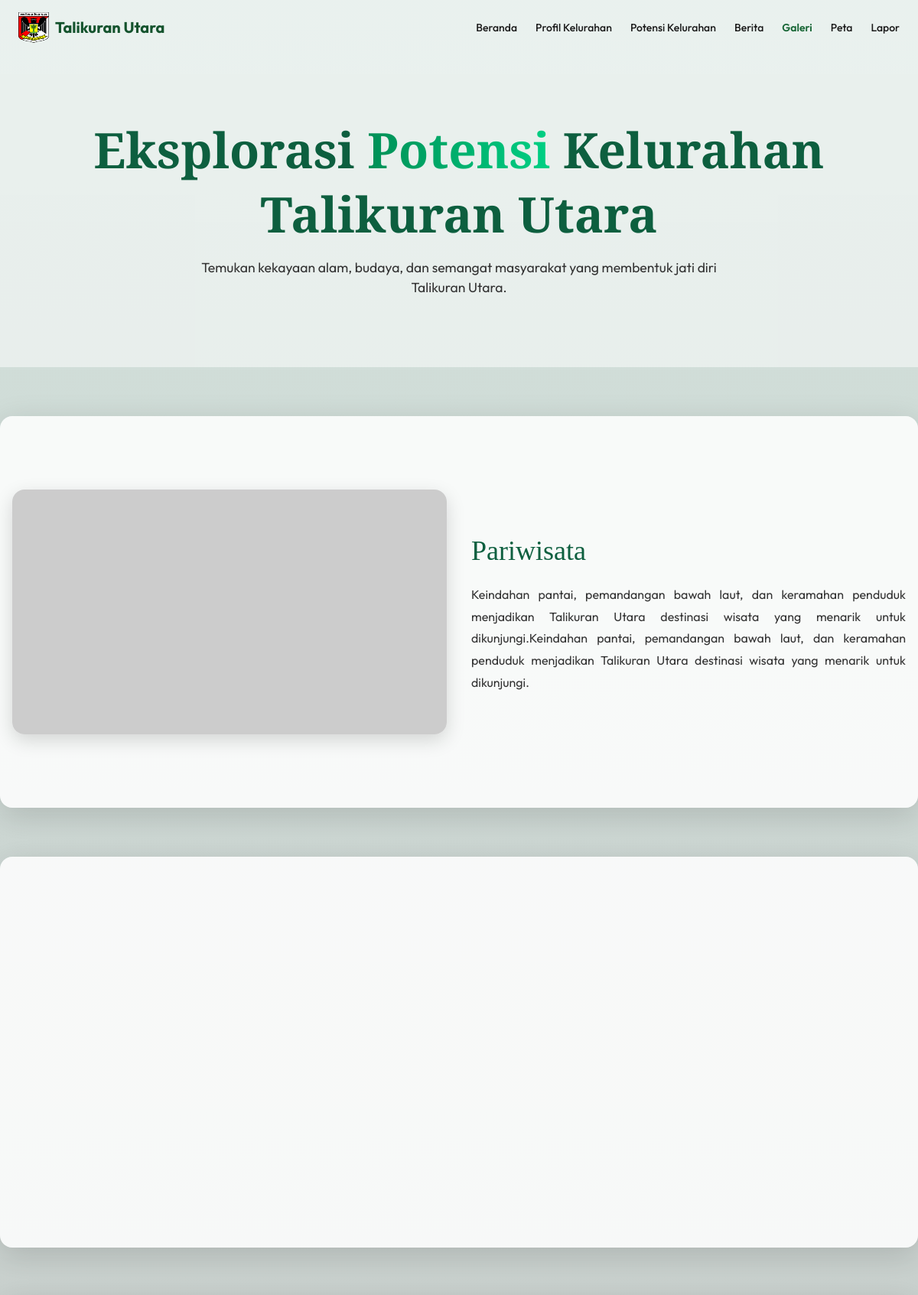
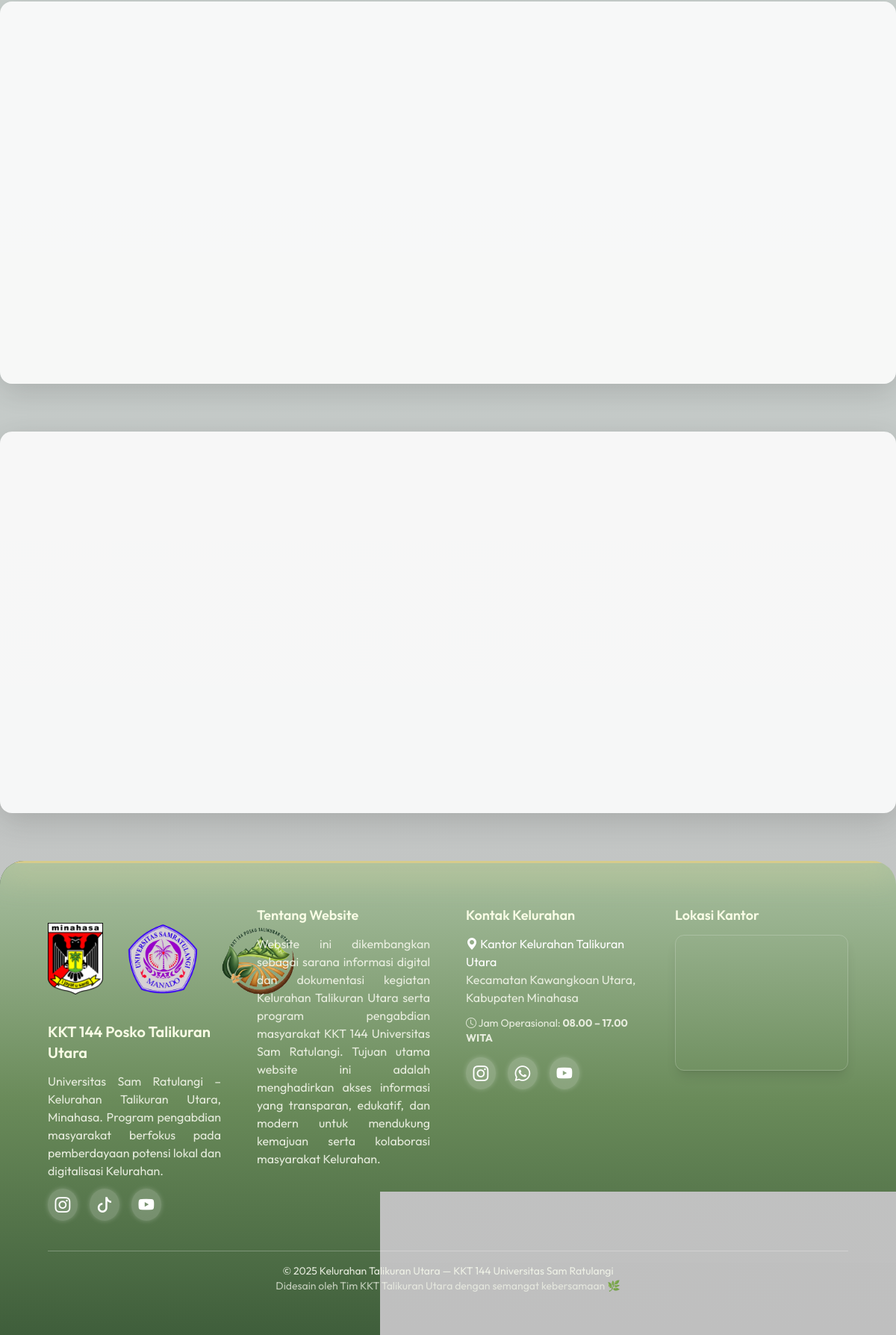
Screenshot of /potensi_all.php with the database file from the repository (2 pictures, top to bottom).
### tables this page shows
CREATE TABLE `potensi` (
  `id` int(11) NOT NULL,
  `kategori` varchar(30) NOT NULL,
  `judul` varchar(150) NOT NULL,
  `deskripsi` text NOT NULL,
  `foto` varchar(255) DEFAULT NULL,
  `tanggal` date NOT NULL
);

### public/potensi_all.php (the view, shortened to what this page needs)
<?php include('../config/config.php'); ?>
<!DOCTYPE html>
<html lang="id">
<head>
  <script src="https://cdn.tailwindcss.com"></script>
  <link rel="stylesheet" href="https://cdn.jsdelivr.net/npm/bootstrap-icons@1.11.3/font/bootstrap-icons.css">
</head>
<body>
<header id="navbar" class="fixed top-0 left-0 w-full z-50 transition-all duration-300">
  <div class="max-w-7xl mx-auto flex items-center justify-between px-6 py-4">
    <div class="flex items-center gap-2">
      <img src="assets/logo.png" alt="Logo" class="w-10 h-10">
      <h1 class="font-merriweather text-xl font-bold text-green-900">Talikuran Utara</h1>
    </div>
    <nav class="hidden md:flex gap-6 text-sm font-medium">
      <a href="index.php#home" class="nav-link">Beranda</a>
      <a href="index.php#profil" class="nav-link">Profil Kelurahan</a>
      <a href="index.php#potensi" class="nav-link">Potensi Kelurahan</a>
      <a href="berita_all.php" class="nav-link">Berita</a>
      <a href="galeri_all.php" class="nav-link text-green-800 font-semibold">Galeri</a>
      <a href="index.php#peta" class="nav-link">Peta</a>
      <a href="index.php#lapor" class="nav-link">Lapor</a>
    </nav>
  </div>
</header>
  <section class="hero">
    <h1 class="opacity-0 translate-y-8">Eksplorasi <span>Potensi</span> Kelurahan Talikuran Utara</h1>
    <p class="opacity-0 translate-y-8">Temukan kekayaan alam, budaya, dan semangat masyarakat yang membentuk jati diri Talikuran Utara.</p>
  </section>
  <?php
  $q = $conn->query("SELECT * FROM potensi ORDER BY id DESC");
  $i = 0;
  if ($q->num_rows > 0):
    while($r = $q->fetch_assoc()):
      $img = (!empty($r['foto']) && file_exists(__DIR__ . '/../' . $r['foto']))
        ? '../'.$r['foto']
        : 'https://via.placeholder.com/800x450?text=Potensi+Desa';
      $reverse = $i % 2 !== 0 ? 'md:flex-row-reverse' : '';
  ?>
  <section class="section" data-bg="<?php echo $img; ?>">
    <div class="section-content <?php echo $reverse; ?>">
      <div class="image-wrapper opacity-0 scale-90">
        <img src="<?php echo $img; ?>" alt="<?php echo htmlspecialchars($r['judul']); ?>">
      </div>
      <div class="section-text opacity-0 translate-y-10">
        <h2><?php echo htmlspecialchars($r['judul']); ?></h2>
        <p><?php echo nl2br(htmlspecialchars($r['deskripsi'])); ?></p>
      </div>
    </div>
  </section>
  <?php $i++; endwhile; else: ?>
    <section class="section text-center text-gray-500 italic">
      Belum ada data potensi Kelurahan yang tersedia.
    </section>
  <?php endif; ?>
  <?php include 'footer.php'; ?>
</body>
</html>
</body>
</html>

### public/potensi_all.php (style rules this page uses)
:root { --green: #0d5f3f; --cream: #fafaf7; }
body { font-family: 'Outfit', sans-serif; color: #1a1a1a; overflow-x: hidden; background-size: cover; background-position: center; background-attachment: fixed; transition: background-image 1.5s ease-in-out; }
.nav-link { position: relative; transition: color .3s ease; }
.nav-link::after { content: ''; position: absolute; left: 0; bottom: -4px; width: 0; height: 2px; background-color: #22c55e; transition: width .3s ease; border-radius: 2px; }
.hero { min-height: 60vh; display: flex; flex-direction: column; justify-content: center; align-items: center; text-align: center; padding: 8rem 2rem 4rem 2rem; background: rgba(255,255,255,0.5); position: relative; z-index: 5; }
.hero h1 { font-family: 'Playfair Display', serif; font-size: clamp(2rem, 6vw, 4rem); color: var(--green); font-weight: 700; line-height: 1.3; }
.hero span { background: linear-gradient(90deg, #008f56, #00d084); -webkit-background-clip: text; -webkit-text-fill-color: transparent; }
.hero p { max-width: 700px; margin-top: 1rem; color: #333; font-size: 1.1rem; }
.section { display: flex; flex-direction: column; align-items: center; padding: 6rem 1rem; position: relative; z-index: 5; background: rgba(255,255,255,0.85); border-radius: 1rem; margin: 4rem auto; max-width: 1200px; box-shadow: 0 10px 40px rgba(0,0,0,0.15); }
.section-content { display: flex; flex-direction: column; gap: 2rem; width: 100%; }
@media (min-width: 768px) { .section-content { flex-direction: row; align-items: center; } }
.image-wrapper { flex: 1; overflow: hidden; border-radius: 1rem; box-shadow: 0 8px 25px rgba(0,0,0,0.15); display: flex; justify-content: center; align-items: stretch; aspect-ratio: 16 / 9; }
.image-wrapper img { width: 100%; height: 100%; object-fit: cover; transition: transform 1.5s ease; }
.section-text { flex: 1; display: flex; flex-direction: column; justify-content: center; }
.section-text h2 { font-family: 'Playfair Display', serif; font-size: clamp(1.8rem, 3vw, 2.5rem); color: var(--green); margin-bottom: 1rem; }
.section-text p { font-size: 1rem; line-height: 1.8; color: #333; text-align: justify; }

### rows the page displays
potensi: judul "Pariwisata", deskripsi "Keindahan pantai, pemandangan bawah laut, dan keramahan penduduk menjadikan Talikuran Utara destinasi wisata yang menarik untuk dikunjungi.Keindahan pantai, pemandangan bawah laut, dan keramahan penduduk menjadikan Talikuran Utara destinasi wisata yang menarik untuk dikunjungi."
